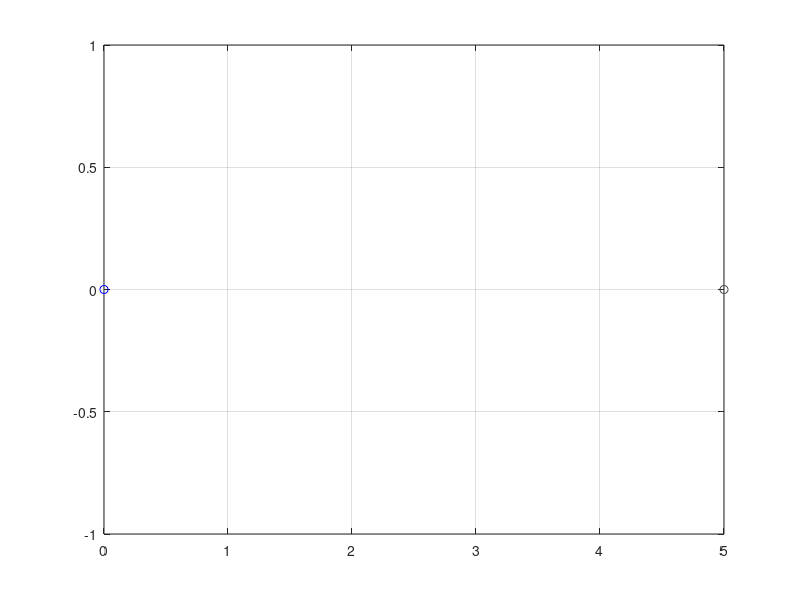

Reproduce this figure in MATLAB. (Note: this script raises an error after producing the figure.)
% spiral iterator + height check

clear;clc;close all;

terr_dis = 5;
delta_r0 = 10;
r_offset_0 = 5;
radius = delta_r0 + r_offset_0 + 2*terr_dis;

nRings_ = ceil(radius/terr_dis);

nmax_iter = ceil(pi*(radius + 2*terr_dis)^2/terr_dis^2);

pos = 0*[0.2,0.3]*terr_dis;
pos_normalized = pos/terr_dis;
xc = round(pos_normalized(1));
yc = round(pos_normalized(2));

figure('color','w'); hold on; grid on; box on;
plot(pos(1), pos(2), 'bo');

x = 0;
y = 0;
distance_ = 0;
k = 1;
while distance_ < nRings_
    distance_ = distance_ + 1;
    x = distance_;
    y = 0;
    do_check = true;
    while do_check

        pointInMap(1) = x + xc;
        pointInMap(2) = y + yc;
        if (distance_ == nRings_ || distance_ == nRings_ - 1)
            if (norm(pointInMap-pos_normalized)^2<radius^2)

                plot(pointInMap(1)*terr_dis, pointInMap(2)*terr_dis, 'o', 'color', [0.3 0.3 0.3]);
                points(k,:) = [pointInMap(1)*terr_dis, pointInMap(2)*terr_dis]; k = k + 1;
            end
        else
            plot(pointInMap(1)*terr_dis, pointInMap(2)*terr_dis, 'o', 'color', [0.3 0.3 0.3]);
            points(k,:) = [pointInMap(1)*terr_dis, pointInMap(2)*terr_dis]; k = k + 1;
        end

        dx = -((0 < y) - (y < 0));
        dy = ((0 < x) - (x < 0));

        if (dx ~= 0 && int_cast(norm([x + dx, y])) == distance_)
            x = x + dx;
        elseif (dy ~= 0 && int_cast(norm([x, y + dy])) == distance_)
            y = y + dy;
        else
            x = x + dx;
            y = y + dy;
        end
        
        do_check = (x ~= distance_ || y ~= 0);
    end
end

cc = linspace(-pi,pi,361)';
plot(pos(1)+radius*sin(cc), pos(2)+radius*cos(cc), 'r');

plot3(points(:,1), points(:,2), (1:length(points)), '-gs');

function x_int = int_cast(x)

if x<0
    x_int = ceil(x);
else
    x_int = floor(x);
end
end